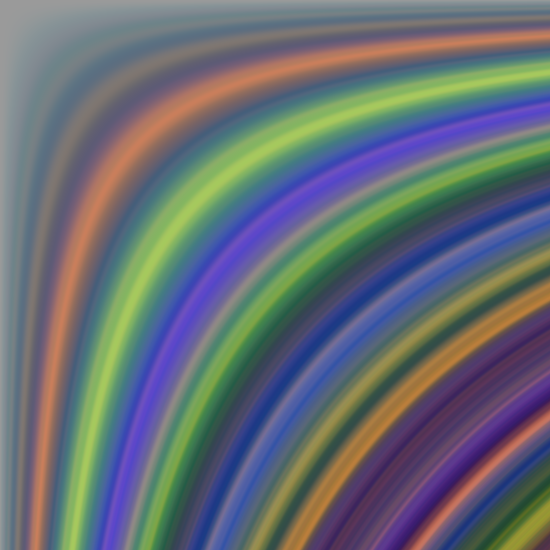
Frame 1 (no input)
Frame 60 (the mouse pressed at the canvas centre just before this capture): identical to frame 1, image omitted
Frame 120 (the mouse held since frame 60 and released just before this capture): identical to frame 1, image omitted

The Processing sketch that drew this single still picture (run headless with seeded random() and noise(); from frame 60 on, the mouse is pressed at the canvas centre):

// Processing sketch: Noise3DArtwork3
// ── Noise3DArtwork3.pde
float increment = 0.01; 

float elliwid;
void setup() {
  size(550, 550);
  frameRate(30);
}

void draw() {

  loadPixels();

  float xoff = 0.0; 

  for (int x = 0; x < width; x++) { 
    xoff += increment;   
    float yoff = 0.0;  

    for (int y = 0; y < height; y++) {
      yoff += increment; 

      float colr1= noise( xoff*yoff)*255;
float colr2= noise( xoff*yoff/2)*255;
float colr3= noise( xoff*yoff/3)*255;

      pixels[x+y*width] = color(colr1, colr2, colr3);
    }
  }
  updatePixels();


}
